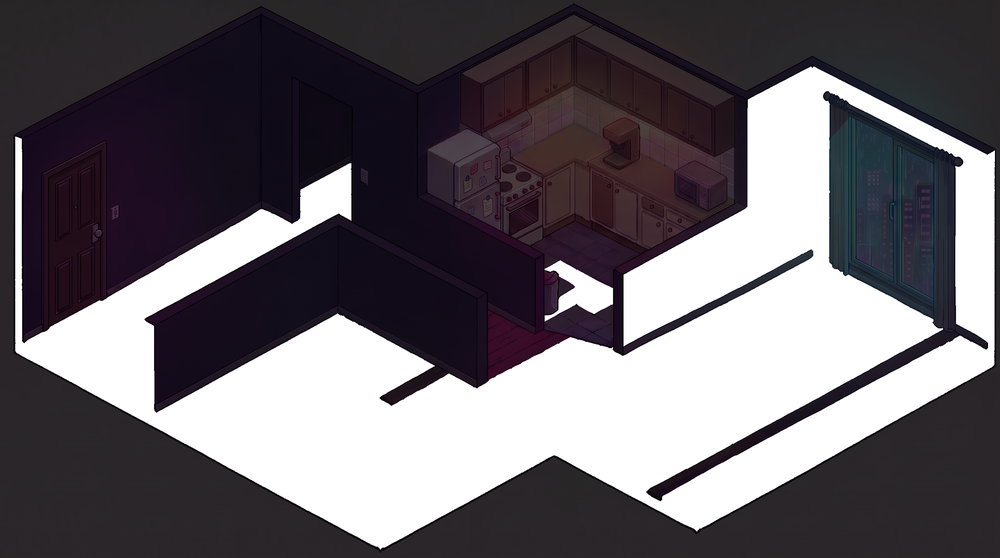
#> input picture quarto/casa/PISO-MARCAR.png, 1000 x 558 px, shrunk from 2752 x 1536 before the run
$ python aplicar-piso.py
#> lines starting #> are read from the running program, lines starting #| are printed output that depends on the picture; after the words box and inside, x2 and y2 are one past the last pixel; in counts of white or black regions, pixels touching at a corner belong together
# -*- coding: utf-8 -*-
"""LE A FOLHA QUE O MICHEL PINTOU E VIRA A MASCARA DO CHAO.

Ele pinta em quarto/casa/PISO-MARCAR.png: branco onde ela anda, escuro onde
nao anda. Aqui vira preto-e-branco puro, do jeito que o motor espera, e sai
uma prova visual pra conferir antes de valer.

    python scripts/aplicar-piso.py
"""
import os
import numpy as np
from PIL import Image

AQUI = os.path.dirname(os.path.dirname(os.path.abspath(__file__)))
C = os.path.join(AQUI, "quarto", "casa")

folha = np.array(Image.open(os.path.join(C, "PISO-MARCAR.png")).convert("RGB")).astype(int)
# BRANCO e o que ele pintou: claro nos tres canais e sem cor dominante.
lum = folha.mean(axis=2)
sat = folha.max(axis=2) - folha.min(axis=2)
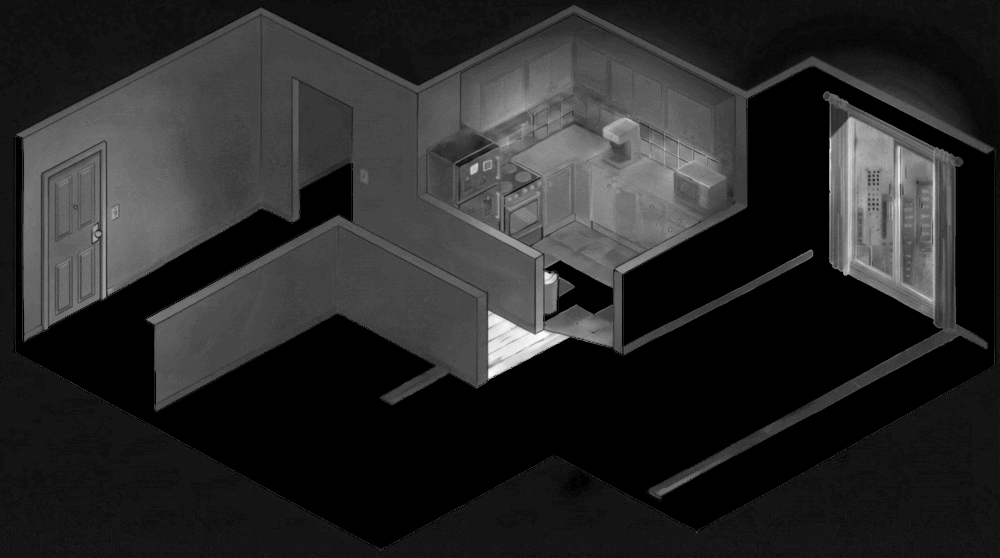
#> sat: shape (558, 1000) int64; min 0, max 50, mean 8.1; drawn with min black and max white
piso = (lum > 150) & (sat < 60)
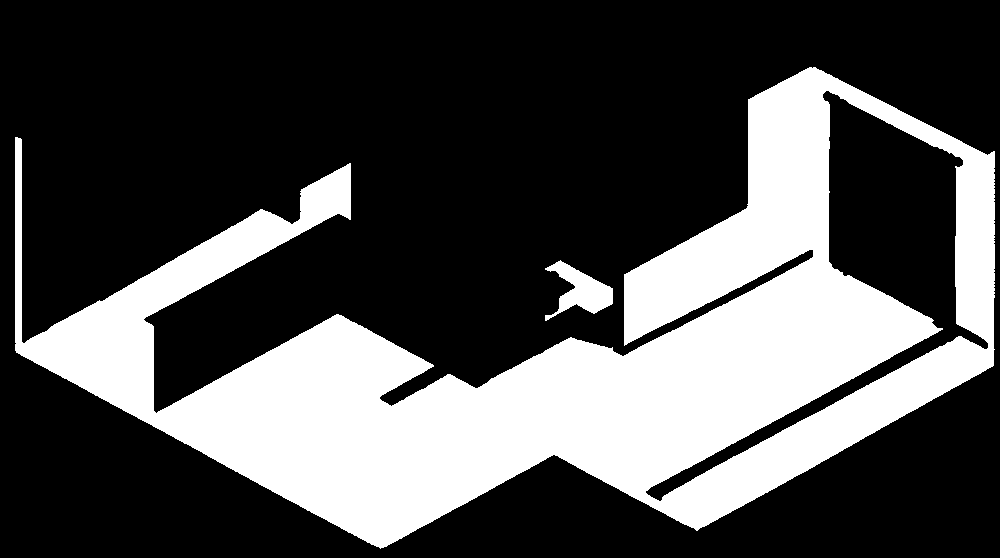
#> piso: shape (558, 1000) bool; 30.7% white; 2 white regions, box (x1, y1, x2, y2) and area: (15, 67, 995, 549) 169683, (545, 260, 613, 321) 1834

Image.fromarray((piso * 255).astype(np.uint8), "L").save(os.path.join(C, "piso-casa.png"))

casa = np.array(Image.open(os.path.join(C, "CASA-VAZIA.png")).convert("RGB")).astype(int)
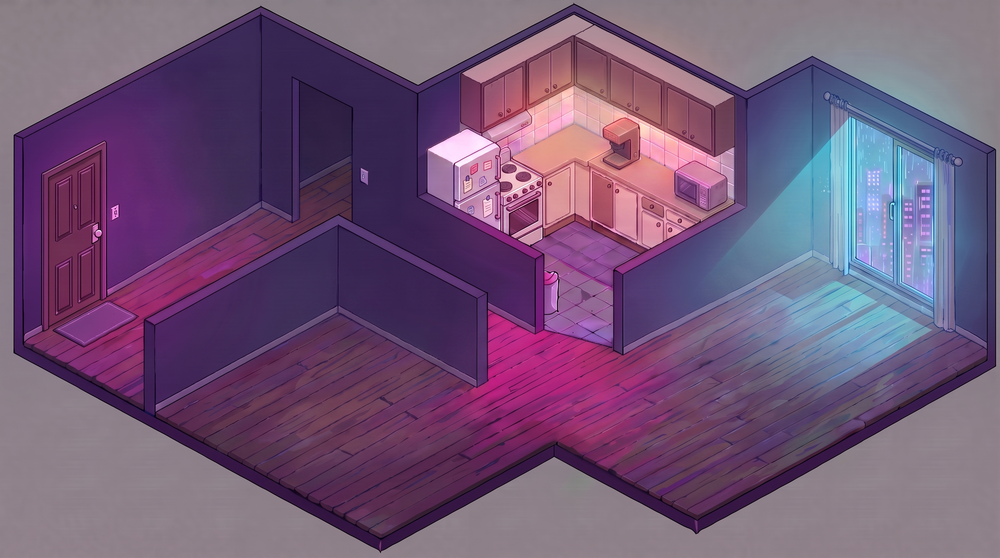
#> input picture quarto/casa/CASA-VAZIA.png, 1000 x 558 px, shrunk from 2752 x 1536 before the run
casa[piso] = (casa[piso] * 0.4 + np.array([40, 230, 120]) * 0.6).astype(int)
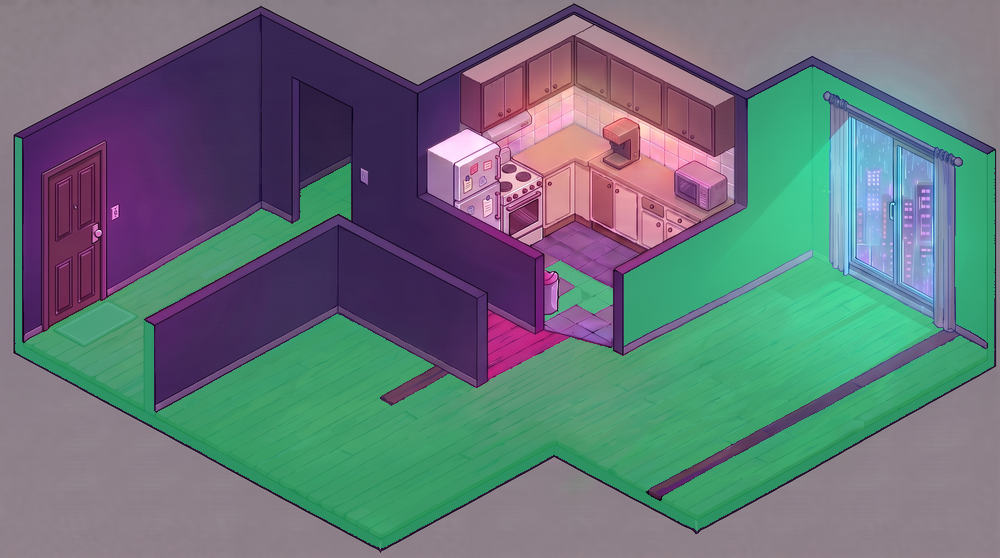
#> casa: shape (558, 1000, 3) int64; mean R, G, B 103.1, 117.3, 121.6
Image.fromarray(casa.astype(np.uint8)).save(os.path.join(C, "piso-prova.png"))

print("  piso-casa.png gravado — %.1f%% pisavel" % (100 * piso.mean()))
#|   piso-casa.png gravado — 30.7% pisavel
print("  confira em quarto/casa/piso-prova.png (verde = onde ela anda)")
